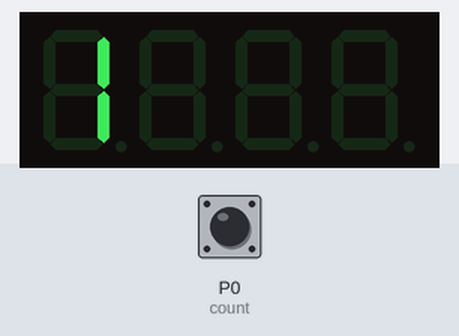
This program was run on a simulated BBC micro:bit running MicroPython. Parts: 4-digit seven-segment display. The inputs (shaded band) are chosen by the test bench; at power-on: P0 (count) LOW.

Above: at 0.15 s.
At 1.27 s:
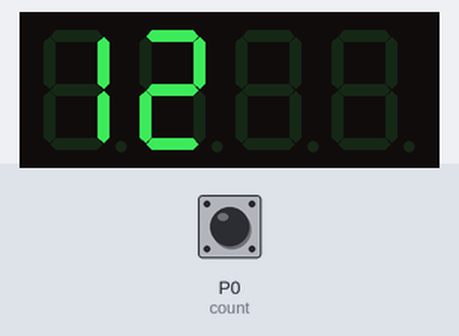
1.3 s: P0 (count) pulled HIGH for 3.2 s
At 2.5 s:
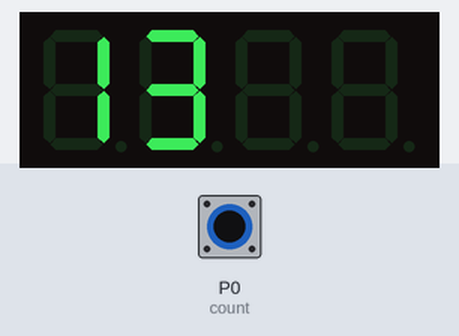

The program:

tm1637_counttime.py
```python
from microbit import *
import tm1637
tm = tm1637.TM1637(clk=pin15,dio=pin16)
count =0
tm.show("")
while 1:
    btn = pin0.read_digital()
    sleep(100)
    if(btn == 0):
        count += 1
    else:
        count=count
    tm.show("%d"%(count))
```
